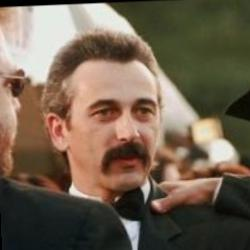
#> input picture Task-1/Data Sets/lfw-deepfunneled/Aaron_Tippin/Aaron_Tippin_0001.jpg, 250 x 250 px, found by its file name; its folder holds only this picture in this run
$ python Loading_Unlabelled_Data.py
#> lines starting #> are read from the running program, lines starting #| are printed output that depends on the picture
import numpy as np
import pandas as pd
import os
from PIL import Image


# Images have been stored in the "lfw-deepfunneled" folder as follows:
# "lfw-deepfunneled" -> Person's Name (Format: {FirstName}_{Surname} ) -> image.jpg
# We loop through the folders/directories, searching for .jpg images.
# When we encounter an image, we apply the these transformations:


# 1.   Convert the image to grayscale.

# 2.   We want all our images (labelled and unlabelled both) to have the same size.
#      Since images in labelled data are 48 $\times$ 48, we resize these encountered images to the same.

# 3.   Currently, the image is a 48 $\times$ 48 matrix. To store the images in a single 2-D dataframe,
#      we reshape the 48 $\times$ 48 matrix into a 1 $\times$ 2304 vector.


lfw_dir = r"Task-1\Data Sets\lfw-deepfunneled"

image_vectors = [] # we will store each image here, and later use it to make a pandas dataframe for the unlabelled data

for person_name in os.listdir(lfw_dir): # os.listdir(lfw_dir) returns a list of all files and folders in lfw_dir
    person_dir = os.path.join(lfw_dir, person_name) # we obtain the path of each folder by joining its name with lfw_dir
    if os.path.isdir(person_dir):
        for image_filename in os.listdir(person_dir):
            image_path = os.path.join(person_dir, image_filename)

            # Open the image
            img = Image.open(image_path)
#> img is the input picture: PIL image 250x250 RGB; mean R, G, B 113.7, 97.7, 80.4

            # Convert to grayscale
            img_gray = img.convert('L')
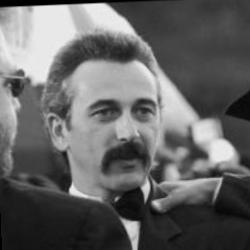
#> img_gray: PIL image 250x250 L; min 0, max 242, mean 100.5

            # Resize to 48x48
            img_resized = img_gray.resize((48, 48))
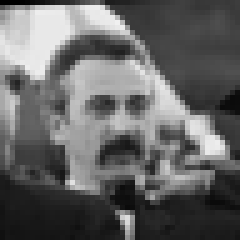
#> img_resized: PIL image 48x48 L (shown 5 times larger); min 0, max 240, mean 100.6

            # Convert to numpy array and flatten into a 1x2304 vector
            img_array = np.array(img_resized)
            img_vector = img_array.flatten().tolist()
#> img_vector = 2304 values, max 240 at index 215, min 0 at index 0, mean 100.6

            image_vectors.append(img_vector)
#> pass 2 of the loop `for person_name in os.listdir(lfw_dir):`:
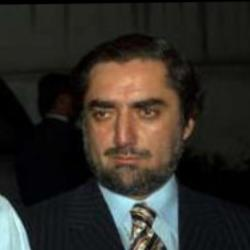
#> input picture Task-1/Data Sets/lfw-deepfunneled/Abdullah/Abdullah_0003.jpg, 250 x 250 px, found by its file name
#> img is the input picture: PIL image 250x250 RGB; mean R, G, B 48.7, 44.8, 39.1
#> `img_gray = img.convert('L')`:
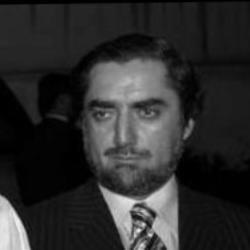
#> img_gray: PIL image 250x250 L; min 0, max 239, mean 45.3
#> `img_resized = img_gray.resize((48, 48))`:
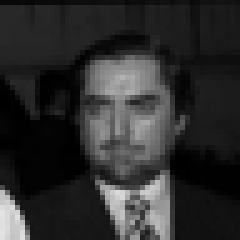
#> img_resized: PIL image 48x48 L (shown 5 times larger); min 0, max 226, mean 45.3
#> img_vector = 2304 values, max 226 at index 2016, min 0 at index 730, mean 45.31
#> pass 3 of the loop `for person_name in os.listdir(lfw_dir):`:
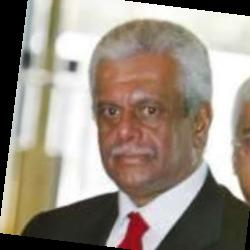
#> input picture Task-1/Data Sets/lfw-deepfunneled/Abdullah_al-Attiyah/Abdullah_al-Attiyah_0001.jpg, 250 x 250 px, found by its file name
#> img is the input picture: PIL image 250x250 RGB; mean R, G, B 153.2, 142, 130.3
#> `img_gray = img.convert('L')`:
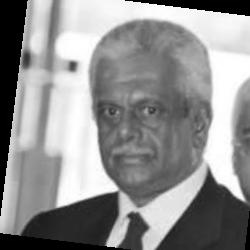
#> img_gray: PIL image 250x250 L; min 0, max 255, mean 144
#> `img_resized = img_gray.resize((48, 48))`:
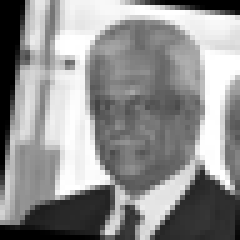
#> img_resized: PIL image 48x48 L (shown 5 times larger); min 0, max 255, mean 144.2
#> img_vector = 2304 values, max 255 at index 75, min 0 at index 0, mean 144.2
#> the loop made 4 passes; the first 3 are shown


large_data = pd.DataFrame(image_vectors)
print(large_data.head())


large_data.to_csv('large_data.csv', index=False)
